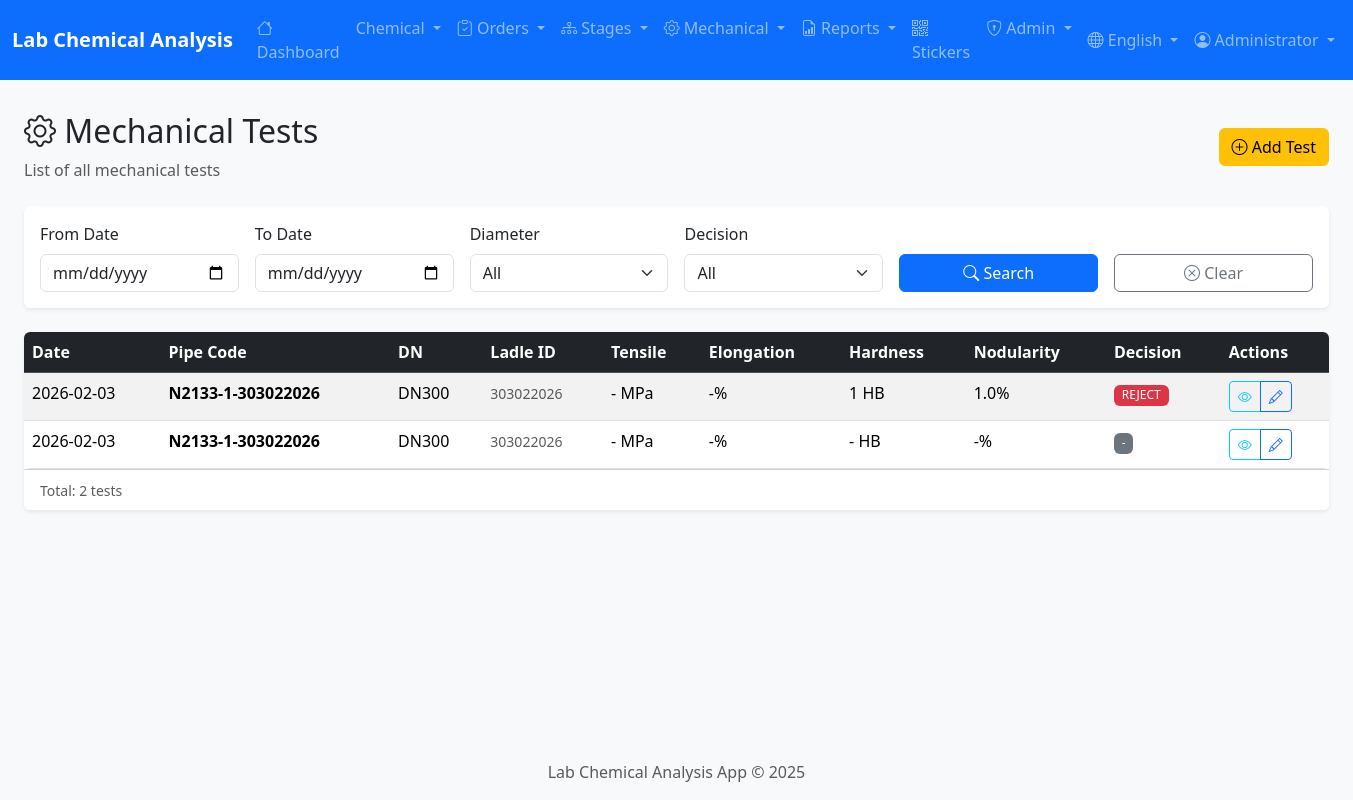
The page /mechanical/ (signed in) on the database its author committed.
### app/models/user.py (models this page shows, shortened)
class User(UserMixin, db.Model):
    __tablename__ = 'users'
    id = db.Column(db.Integer, primary_key=True)
    username = db.Column(db.String(50), unique=True, nullable=False, index=True)
    password_hash = db.Column(db.String(255), nullable=False)
    full_name = db.Column(db.String(100))
    full_name_ar = db.Column(db.String(100))  # Arabic name
    email = db.Column(db.String(120), unique=True)
    role = db.Column(db.String(20), nullable=False, default='viewer')
    department = db.Column(db.String(50))  # Lab, Production, QC
    is_active = db.Column(db.Boolean, default=True)
    last_login = db.Column(db.DateTime)
    created_at = db.Column(db.DateTime, default=datetime.utcnow)
    updated_at = db.Column(db.DateTime, default=datetime.utcnow, onupdate=datetime.utcnow)
    ROLE_ADMIN = 'admin'
    ROLE_SUPERVISOR = 'supervisor'
    ROLE_OPERATOR = 'operator'
    ROLE_VIEWER = 'viewer'
    ROLES = [ROLE_ADMIN, ROLE_SUPERVISOR, ROLE_OPERATOR, ROLE_VIEWER]
    DEPT_LAB = 'Lab'
    DEPT_PRODUCTION = 'Production'
    DEPT_QC = 'QC'
    DEPT_ADMIN = 'Admin'
    DEPARTMENTS = [DEPT_LAB, DEPT_PRODUCTION, DEPT_QC, DEPT_ADMIN]
    @property
    def is_admin(self):
        return self.role == self.ROLE_ADMIN

### app/models/mechanical.py (models this page shows, shortened)
class MechanicalTest(db.Model):
    __tablename__ = 'mechanical_tests'
    id = db.Column(db.Integer, primary_key=True)
    test_date = db.Column(db.Date, nullable=False, index=True)
    test_number = db.Column(db.Integer)
    diameter = db.Column(db.Integer)  # 300, 500, etc.
    code = db.Column(db.String(50))  # A2989, V4783
    pipe_code = db.Column(db.String(100), index=True)  # Full pipe code: N2133-1-303022026
    pipe_no = db.Column(db.Integer)
    ladle_id = db.Column(db.String(20), db.ForeignKey('chemical_analyses.ladle_id'), index=True)
    pipe_id = db.Column(db.Integer, db.ForeignKey('pipes.id'), index=True)
    day = db.Column(db.Integer)
    month = db.Column(db.Integer)
    year = db.Column(db.Integer)
    sample_thickness = db.Column(db.Float)
    d1 = db.Column(db.Float)
    d2 = db.Column(db.Float)
    d3 = db.Column(db.Float)
    avg_dimension = db.Column(db.Float)  # AVD
    original_length = db.Column(db.Float)  # Lo
    final_length = db.Column(db.Float)  # Lf
    area_d_squared = db.Column(db.Float)  # (A) D^2
    force_kgf = db.Column(db.Float)  # F =Kgf
    tensile_strength = db.Column(db.Float)  # sigma = F/A
    elongation = db.Column(db.Float)  # E = (Lf-Lo)/Lo x100
    microstructure = db.Column(db.Text)
    percent_85 = db.Column(db.Float)  # >85%
    percent_70 = db.Column(db.Float)  # >70%
    percent_40 = db.Column(db.Float)  # >40%
    percent_1 = db.Column(db.Float)  # <1%
    nodularity_percent = db.Column(db.Float)  # %Nd
    nodule_count = db.Column(db.Integer)  # NC
    hardness = db.Column(db.Float)
    carbides = db.Column(db.Float)
    shift = db.Column(db.Integer)
    tester_name = db.Column(db.String(100))
    decision = db.Column(db.String(20))
    reason = db.Column(db.Text)
    has_defect = db.Column(db.Boolean, default=False)
    defect_reason = db.Column(db.Text)
    comments = db.Column(db.Text)
    created_at = db.Column(db.DateTime, default=datetime.utcnow)
    created_by_id = db.Column(db.Integer, db.ForeignKey('users.id'))

### app/routes/mechanical.py (the view)
@mechanical_bp.route('/')
@login_required
def list():
    page = request.args.get('page', 1, type=int)
    per_page = 20
    date_from = request.args.get('date_from')
    date_to = request.args.get('date_to')
    diameter = request.args.get('diameter', type=int)
    query = MechanicalTest.query
    if date_from:
        query = query.filter(MechanicalTest.test_date >= date_from)
    if date_to:
        query = query.filter(MechanicalTest.test_date <= date_to)
    if diameter:
        query = query.filter(MechanicalTest.diameter == diameter)
    tests = query.order_by(MechanicalTest.test_date.desc())\
        .paginate(page=page, per_page=per_page)
    return render_template('mechanical/list.html', tests=tests)

### app/templates/mechanical/list.html (shortened to what this page needs)
{% extends 'base.html' %}
{% block content %}
<div class="container-fluid">
    <div class="row mb-4">
        <div class="col">
            <div class="d-flex justify-content-between align-items-center">
                <div>
                    <h2>
                        <i class="bi bi-gear"></i>
                        {{ 'الاختبارات الميكانيكية' if session.get('lang') == 'ar' else 'Mechanical Tests' }}
                    </h2>
                    <p class="text-muted mb-0">
                        {{ 'قائمة جميع الاختبارات الميكانيكية' if session.get('lang') == 'ar' else 'List of all mechanical tests' }}
                    </p>
                </div>
                <a href="{{ url_for('mechanical.add') }}" class="btn btn-warning">
                    <i class="bi bi-plus-circle"></i>
                    {{ 'إضافة اختبار' if session.get('lang') == 'ar' else 'Add Test' }}
                </a>
            </div>
        </div>
    </div>
    <div class="card border-0 shadow-sm mb-4">
        <div class="card-body">
            <form method="GET" class="row g-3">
                <div class="col-md-2">
                    <label class="form-label">{{ 'من تاريخ' if session.get('lang') == 'ar' else 'From Date' }}</label>
                    <input type="date" name="date_from" class="form-control" value="{{ date_from }}">
                </div>
                <div class="col-md-2">
                    <label class="form-label">{{ 'إلى تاريخ' if session.get('lang') == 'ar' else 'To Date' }}</label>
                    <input type="date" name="date_to" class="form-control" value="{{ date_to }}">
                </div>
                <div class="col-md-2">
                    <label class="form-label">{{ 'القطر' if session.get('lang') == 'ar' else 'Diameter' }}</label>
                    <select name="diameter" class="form-select">
                        <option value="">{{ 'الكل' if session.get('lang') == 'ar' else 'All' }}</option>
                    </select>
                </div>
                <div class="col-md-2">
                    <label class="form-label">{{ 'القرار' if session.get('lang') == 'ar' else 'Decision' }}</label>
                    <select name="decision" class="form-select">
                        <option value="">{{ 'الكل' if session.get('lang') == 'ar' else 'All' }}</option>
                    </select>
                </div>
                <div class="col-md-2 d-flex align-items-end">
                    <button type="submit" class="btn btn-primary w-100">
                        <i class="bi bi-search"></i>
                        {{ 'بحث' if session.get('lang') == 'ar' else 'Search' }}
                    </button>
                </div>
                <div class="col-md-2 d-flex align-items-end">
                    <a href="{{ url_for('mechanical.list') }}" class="btn btn-outline-secondary w-100">
                        <i class="bi bi-x-circle"></i>
                        {{ 'مسح' if session.get('lang') == 'ar' else 'Clear' }}
                    </a>
                </div>
            </form>
        </div>
    </div>
    <div class="card border-0 shadow-sm">
        <div class="card-body p-0">
            <div class="table-responsive">
                <table class="table table-hover table-striped mb-0">
                    <thead class="table-dark">
                        <tr>
                            <th>{{ 'التاريخ' if session.get('lang') == 'ar' else 'Date' }}</th>
                            <th>{{ 'كود الأنبوب' if session.get('lang') == 'ar' else 'Pipe Code' }}</th>
                            <th>{{ 'القطر' if session.get('lang') == 'ar' else 'DN' }}</th>
                            <th>{{ 'معرف المغرفة' if session.get('lang') == 'ar' else 'Ladle ID' }}</th>
                            <th>{{ 'قوة الشد' if session.get('lang') == 'ar' else 'Tensile' }}</th>
                            <th>{{ 'الاستطالة' if session.get('lang') == 'ar' else 'Elongation' }}</th>
                            <th>{{ 'الصلادة' if session.get('lang') == 'ar' else 'Hardness' }}</th>
                            <th>{{ 'النودولارية' if session.get('lang') == 'ar' else 'Nodularity' }}</th>
                            <th>{{ 'القرار' if session.get('lang') == 'ar' else 'Decision' }}</th>
                            <th>{{ 'إجراءات' if session.get('lang') == 'ar' else 'Actions' }}</th>
                        </tr>
                    </thead>
                    <tbody>
                        {% for test in tests %}
                        <tr>
                            <td>{{ test.test_date }}</td>
                            <td><strong>{{ test.pipe_code or test.code or '-' }}</strong></td>
                            <td>DN{{ test.diameter or '?' }}</td>
                            <td><small class="text-muted">{{ test.ladle_id or '-' }}</small></td>
                            <td>{{ '%.1f'|format(test.tensile_strength) if test.tensile_strength else '-' }} MPa</td>
                            <td>{{ '%.1f'|format(test.elongation) if test.elongation else '-' }}%</td>
                            <td>{{ '%.0f'|format(test.hardness) if test.hardness else '-' }} HB</td>
                            <td>{{ '%.1f'|format(test.nodularity_percent) if test.nodularity_percent else '-' }}%</td>
                            <td>
                                {% if test.decision == 'ACCEPT' %}
                                <span class="badge bg-success">{{ test.decision }}</span>
                                {% elif test.decision == 'REJECT' %}
                                <span class="badge bg-danger">{{ test.decision }}</span>
                                {% else %}
                                <span class="badge bg-secondary">{{ test.decision or '-' }}</span>
                                {% endif %}
                            </td>
                            <td>
                                <div class="btn-group btn-group-sm">
                                    <a href="{{ url_for('mechanical.detail', id=test.id) }}" class="btn btn-outline-info" title="View">
                                        <i class="bi bi-eye"></i>
                                    </a>
                                    <a href="{{ url_for('mechanical.edit', id=test.id) }}" class="btn btn-outline-primary" title="Edit">
                                        <i class="bi bi-pencil"></i>
                                    </a>
                                </div>
                            </td>
                        </tr>
                        {% else %}
                        <tr>
                            <td colspan="10" class="text-center py-4 text-muted">
                                {{ 'لا توجد نتائج' if session.get('lang') == 'ar' else 'No results found' }}
                            </td>
                        </tr>
                        {% endfor %}
                    </tbody>
                </table>
            </div>
        </div>
        {% if tests.total > 0 %}
        <div class="card-footer bg-white">
            <small class="text-muted">
                {{ 'إجمالي:' if session.get('lang') == 'ar' else 'Total:' }} {{ tests.total }}
                {{ 'اختبار' if session.get('lang') == 'ar' else 'tests' }}
            </small>
        </div>
        {% endif %}
    </div>
</div>
{% endblock %}

### app/templates/base.html (shortened to what this page needs)
<!DOCTYPE html>
<html lang="{{ current_locale }}" dir="{{ 'rtl' if current_locale == 'ar' else 'ltr' }}">
<head>
    {% if current_locale == 'ar' %}
    <link href="https://cdn.jsdelivr.net/npm/bootstrap@5.3.2/dist/css/bootstrap.rtl.min.css" rel="stylesheet">
    {% else %}
    <link href="https://cdn.jsdelivr.net/npm/bootstrap@5.3.2/dist/css/bootstrap.min.css" rel="stylesheet">
    {% endif %}
    <link rel="stylesheet" href="https://cdn.jsdelivr.net/npm/bootstrap-icons@1.11.2/font/bootstrap-icons.min.css">
    <link rel="stylesheet" href="{{ url_for('static', filename='css/style.css') }}">
</head>
<body>
    <nav class="navbar navbar-expand-lg navbar-dark bg-primary sticky-top">
        <div class="container-fluid">
            <a class="navbar-brand" href="{{ url_for('main.index') }}">
                {% if current_locale == 'ar' %}
                مختبر التحليل الكيميائي
                {% else %}
                Lab Chemical Analysis
                {% endif %}
            </a>
            <div class="collapse navbar-collapse" id="navbarNav">
                {% if current_user.is_authenticated %}
                <ul class="navbar-nav me-auto">
                    <li class="nav-item">
                        <a class="nav-link" href="{{ url_for('main.index') }}">
                            <i class="bi bi-house"></i>
                            {{ 'الرئيسية' if current_locale == 'ar' else 'Dashboard' }}
                        </a>
                    </li>
                    <li class="nav-item dropdown">
                        <a class="nav-link dropdown-toggle" href="#" data-bs-toggle="dropdown">
                            {{ 'التحليل الكيميائي' if current_locale == 'ar' else 'Chemical' }}
                        </a>
                    </li>
                    <li class="nav-item dropdown">
                        <a class="nav-link dropdown-toggle" href="#" data-bs-toggle="dropdown">
                            <i class="bi bi-clipboard-check"></i>
                            {{ 'أوامر الإنتاج' if current_locale == 'ar' else 'Orders' }}
                        </a>
                    </li>
                    <li class="nav-item dropdown">
                        <a class="nav-link dropdown-toggle" href="#" data-bs-toggle="dropdown">
                            <i class="bi bi-diagram-3"></i>
                            {{ 'مراحل الإنتاج' if current_locale == 'ar' else 'Stages' }}
                        </a>
                    </li>
                    <li class="nav-item dropdown">
                        <a class="nav-link dropdown-toggle" href="#" data-bs-toggle="dropdown">
                            <i class="bi bi-gear"></i>
                            {{ 'الاختبارات الميكانيكية' if current_locale == 'ar' else 'Mechanical' }}
                        </a>
                    </li>
                    <li class="nav-item dropdown">
                        <a class="nav-link dropdown-toggle" href="#" data-bs-toggle="dropdown">
                            <i class="bi bi-file-earmark-bar-graph"></i>
                            {{ 'التقارير' if current_locale == 'ar' else 'Reports' }}
                        </a>
                    </li>
                    <li class="nav-item">
                        <a class="nav-link" href="{{ url_for('stickers.index') }}">
                            <i class="bi bi-qr-code"></i>
                            {{ 'الملصقات' if current_locale == 'ar' else 'Stickers' }}
                        </a>
                    </li>
                    {% if current_user.is_admin %}
                    <li class="nav-item dropdown">
                        <a class="nav-link dropdown-toggle" href="#" data-bs-toggle="dropdown">
                            <i class="bi bi-shield-lock"></i>
                            {{ 'الإدارة' if current_locale == 'ar' else 'Admin' }}
                        </a>
                    </li>
                    {% endif %}
                </ul>
                <ul class="navbar-nav">
                    <li class="nav-item dropdown">
                        <a class="nav-link dropdown-toggle" href="#" data-bs-toggle="dropdown">
                            <i class="bi bi-globe"></i>
                            {{ 'العربية' if current_locale == 'ar' else 'English' }}
                        </a>
                    </li>
                    <li class="nav-item dropdown">
                        <a class="nav-link dropdown-toggle" href="#" data-bs-toggle="dropdown">
                            <i class="bi bi-person-circle"></i>
                            {{ current_user.full_name or current_user.username }}
                        </a>
                    </li>
                </ul>
                {% endif %}
            </div>
        </div>
    </nav>
    <main class="container-fluid py-3">
        {% block content %}{% endblock %}
    </main>
    <footer class="footer mt-auto py-3 bg-light">
        <div class="container text-center">
            <span class="text-muted">
                {{ 'مختبر التحليل الكيميائي' if current_locale == 'ar' else 'Lab Chemical Analysis App' }}
                &copy; 2025
            </span>
        </div>
    </footer>
</body>
</html>

### rows shown on the page
User: full_name "Administrator"
MechanicalTest: test_date "2026-02-03", pipe_code "N2133-1-303022026", diameter "300", ladle "303022026", tensile_strength "-", elongation "-", hardness "1", nodularity_percent "1.0", decision "REJECT"
MechanicalTest: test_date "2026-02-03", pipe_code "N2133-1-303022026", diameter "300", ladle "303022026", tensile_strength "-", elongation "-", hardness "-", nodularity_percent "-", decision "-"

### other values the page prints
{{ 'الرئيسية' if current_locale == 'ar' else 'Dashboard' }} "Dashboard"
{{ 'التحليل الكيميائي' if current_locale == 'ar' else 'Chemical' }} "Chemical"
{{ 'أوامر الإنتاج' if current_locale == 'ar' else 'Orders' }} "Orders"
{{ 'مراحل الإنتاج' if current_locale == 'ar' else 'Stages' }} "Stages"
{{ 'الاختبارات الميكانيكية' if current_locale == 'ar' else 'Mechanical' }} "Mechanical"
{{ 'التقارير' if current_locale == 'ar' else 'Reports' }} "Reports"
{{ 'الملصقات' if current_locale == 'ar' else 'Stickers' }} "Stickers"
{{ 'الإدارة' if current_locale == 'ar' else 'Admin' }} "Admin"
{{ 'العربية' if current_locale == 'ar' else 'English' }} "English"
{{ 'إضافة اختبار' if session.get('lang') == 'ar' else 'Add Test' }} "Add Test"
{{ 'من تاريخ' if session.get('lang') == 'ar' else 'From Date' }} "From Date"
{{ 'إلى تاريخ' if session.get('lang') == 'ar' else 'To Date' }} "To Date"
{{ 'القطر' if session.get('lang') == 'ar' else 'Diameter' }} "Diameter"
{{ 'القرار' if session.get('lang') == 'ar' else 'Decision' }} "Decision"
{{ 'بحث' if session.get('lang') == 'ar' else 'Search' }} "Search"
